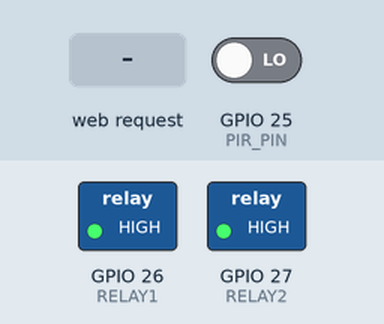
The sketch below on a simulated ESP32. Parts: switched loads named in the sketch (green lamp = pin HIGH). Inputs (shaded band) come from the test bench; at power-on: GPIO 25 (PIR_PIN) LOW. What the sketch prints to the serial monitor is not drawn.

Above: at 1.2 s.
1.3 s: GPIO 25 (PIR_PIN) driven HIGH
At 2.0 s:
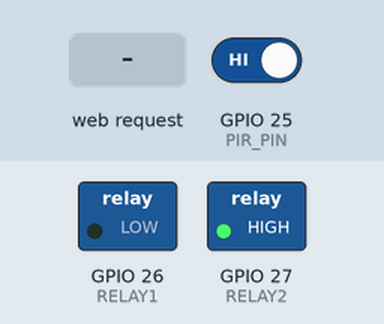
2.8 s: HTTP request GET /bulb2on received
At 3.2 s:
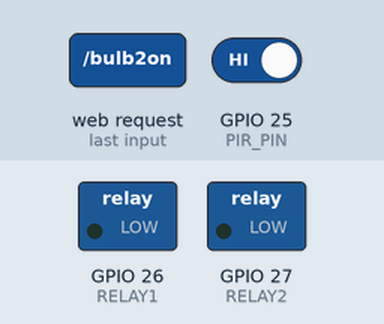
4.3 s: GPIO 25 (PIR_PIN) driven LOW
At 5.5 s:
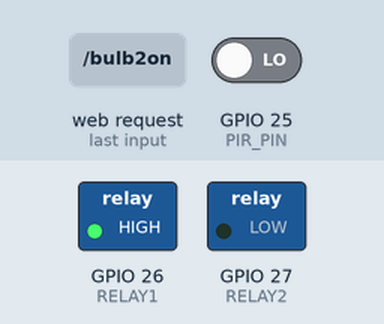
5.8 s: HTTP request GET /bulb1on received
At 6.7 s:
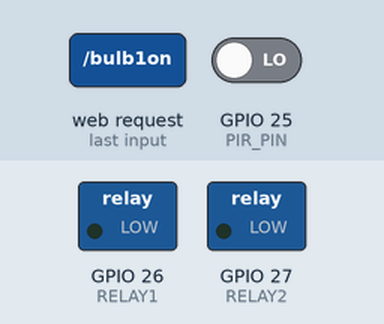
7.3 s: HTTP request GET /bulb1off received
At 7.8 s:
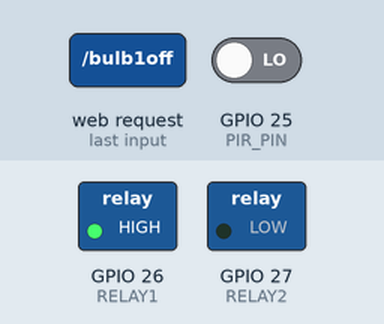
Timing chart, 0 to 9.8 s (numbered marks = the images above; inputs shaded):
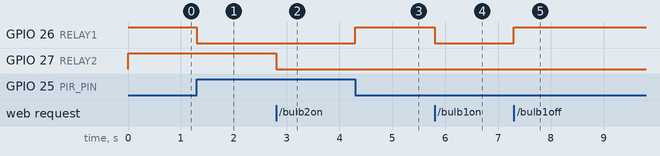

Measured:
- after the input at 1.3 s, GPIO 26 (RELAY1): HIGH → LOW at once
- after the input at 2.8 s, GPIO 27 (RELAY2): HIGH → LOW at once
- after the input at 4.3 s, GPIO 26 (RELAY1): LOW → HIGH at once
- after the input at 5.8 s, GPIO 26 (RELAY1): HIGH → LOW at once
- after the input at 7.3 s, GPIO 26 (RELAY1): LOW → HIGH at once

The sketch:

Smart_bulb_main_code.ino
```cpp
#include <WiFi.h>
#include <WebServer.h>

// ---------- WiFi Access Point ----------
const char* ssid = "ESP32_Control";   // AP SSID
const char* password = "12345678";    // AP Password

// ---------- Pin Config ----------
#define RELAY1  26   // Bulb 1 (manual + PIR)
#define RELAY2  27   // Bulb 2 (manual only)
#define PIR_PIN 25   // PIR sensor input

// ---------- Variables ----------
bool bulb1State = false;   // Bulb 1 state (manual)
bool bulb2State = false;   // Bulb 2 state

WebServer server(80);

// ---------- Web Page ----------
String webpage() {
  String html = "<!DOCTYPE html><html><head>";
  html += "<meta name='viewport' content='width=device-width, initial-scale=1.0'>";
  html += "<style>body{font-family:Arial;text-align:center;margin-top:50px;}";
  html += ".btn{padding:15px 30px;margin:10px;font-size:20px;border:none;border-radius:10px;cursor:pointer;}";
  html += ".on{background:green;color:white;}";
  html += ".off{background:red;color:white;}";
  html += "</style></head><body>";

  html += "<h2>ESP32 Bulb Control</h2>";

  // Bulb 1
  html += "<p>Bulb 1 (Manual + PIR)</p>";
  if (bulb1State) html += "<a href='/bulb1off'><button class='btn off'>Turn OFF</button></a>";
  else html += "<a href='/bulb1on'><button class='btn on'>Turn ON</button></a>";

  // Bulb 2
  html += "<p>Bulb 2 (Manual Only)</p>";
  if (bulb2State) html += "<a href='/bulb2off'><button class='btn off'>Turn OFF</button></a>";
  else html += "<a href='/bulb2on'><button class='btn on'>Turn ON</button></a>";

  html += "</body></html>";
  return html;
}

// ---------- Web Handlers ----------
void handleRoot() { server.send(200, "text/html", webpage()); }

void handleBulb1On() {
  bulb1State = true;
  digitalWrite(RELAY1, LOW);  // Relay ON
  handleRoot();
}
void handleBulb1Off() {
  bulb1State = false;
  digitalWrite(RELAY1, HIGH); // Relay OFF
  handleRoot();
}
void handleBulb2On() {
  bulb2State = true;
  digitalWrite(RELAY2, LOW);
  handleRoot();
}
void handleBulb2Off() {
  bulb2State = false;
  digitalWrite(RELAY2, HIGH);
  handleRoot();
}

// ---------- Setup ----------
void setup() {
  Serial.begin(115200);

  pinMode(RELAY1, OUTPUT);
  pinMode(RELAY2, OUTPUT);
  pinMode(PIR_PIN, INPUT);

  digitalWrite(RELAY1, HIGH); // OFF initially
  digitalWrite(RELAY2, HIGH);

  // Start Access Point
  WiFi.softAP(ssid, password);
  Serial.print("AP IP: ");
  Serial.println(WiFi.softAPIP());

  // Web routes
  server.on("/", handleRoot);
  server.on("/bulb1on", handleBulb1On);
  server.on("/bulb1off", handleBulb1Off);
  server.on("/bulb2on", handleBulb2On);
  server.on("/bulb2off", handleBulb2Off);
  server.begin();
}

// ---------- Loop ----------
void loop() {
  server.handleClient();

  // PIR control for Bulb1
  if (digitalRead(PIR_PIN) == HIGH) {
    digitalWrite(RELAY1, LOW);   // ON
  } else if (!bulb1State) {      // Only turn OFF if user didn't force ON
    digitalWrite(RELAY1, HIGH);  // OFF
  }
}
```
